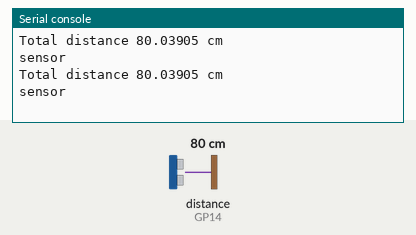
Recording of a program running on a simulated Raspberry Pi Pico running MicroPython. Shown: the last lines printed to the serial console. The test bench sets the inputs (shaded band); at power-on: distance to the obstacle (sensor on GP14) 80 cm. The echo pulse lasts 58.3 µs per cm.

Above: at 1.2 s.
1.3 s: distance to the obstacle (sensor on GP14) set to 2 cm
At 2.6 s:
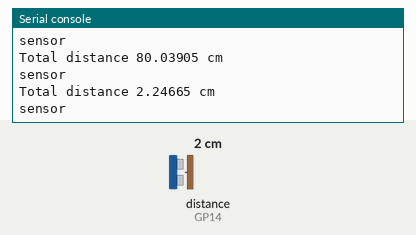
2.8 s: distance to the obstacle (sensor on GP14) set to 4 cm
At 3.4 s:
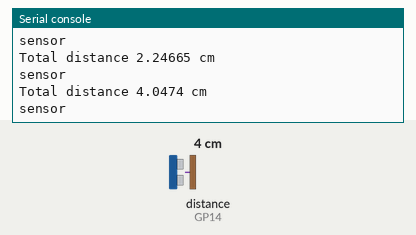
Timing chart, 0 to 5.8 s (numbered marks = the images above; inputs shaded):
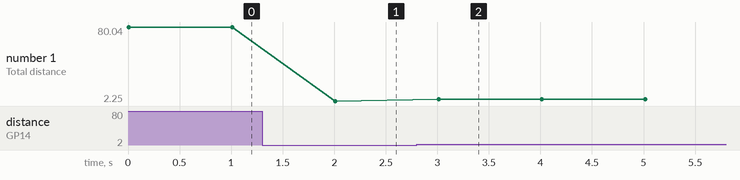

The program:

ultrasonic_distance.py
```python
from machine import Pin
import utime

trigger =Pin(15,Pin.OUT)
echo=Pin(14,Pin.IN)
while True:
    trigger.low()
    utime.sleep_us(2)
    trigger.high()
    utime.sleep_us(5)
    trigger.low()
    while echo.value()==0:
        signaloff=utime.ticks_us()
    while echo.value() ==1:
        signalon=utime.ticks_us()
    timepassed=signalon-signaloff
    distance=(timepassed*0.0343)/2
    print("Total distance",distance,"cm")
    print("sensor")
    utime.sleep(1)
```

Measured:
- after the input at 1.3 s, the serial console: prints a new line after 0.71 s (image 1)
- after the input at 2.8 s, the serial console: prints a new line after 0.21 s (image 2)
- plotted number 1: 80.04 → 2.25 after the input at 1.3 s, 2.25 → 4.05 after the input at 2.8 s
